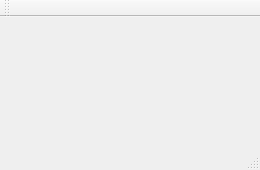
<?xml version="1.0" encoding="UTF-8"?>
<ui version="4.0">
 <class>MainWindow</class>
 <widget class="QMainWindow" name="MainWindow">
  <property name="geometry">
   <rect>
    <x>0</x>
    <y>0</y>
    <width>260</width>
    <height>170</height>
   </rect>
  </property>
  <property name="minimumSize">
   <size>
    <width>260</width>
    <height>170</height>
   </size>
  </property>
  <property name="maximumSize">
   <size>
    <width>260</width>
    <height>170</height>
   </size>
  </property>
  <property name="windowTitle">
   <string>QDateTime</string>
  </property>
  <widget class="QWidget" name="centralWidget">
   <layout class="QHBoxLayout" name="horizontalLayout">
    <item>
     <widget class="QLabel" name="label_time">
      <property name="font">
       <font>
        <pointsize>38</pointsize>
        <weight>75</weight>
        <bold>true</bold>
       </font>
      </property>
      <property name="text">
       <string/>
      </property>
      <property name="alignment">
       <set>Qt::AlignCenter</set>
      </property>
     </widget>
    </item>
   </layout>
  </widget>
  <widget class="QMenuBar" name="menuBar">
   <property name="geometry">
    <rect>
     <x>0</x>
     <y>0</y>
     <width>260</width>
     <height>22</height>
    </rect>
   </property>
  </widget>
  <widget class="QToolBar" name="mainToolBar">
   <attribute name="toolBarArea">
    <enum>TopToolBarArea</enum>
   </attribute>
   <attribute name="toolBarBreak">
    <bool>false</bool>
   </attribute>
  </widget>
  <widget class="QStatusBar" name="statusBar"/>
 </widget>
 <layoutdefault spacing="6" margin="11"/>
 <resources/>
 <connections/>
</ui>
